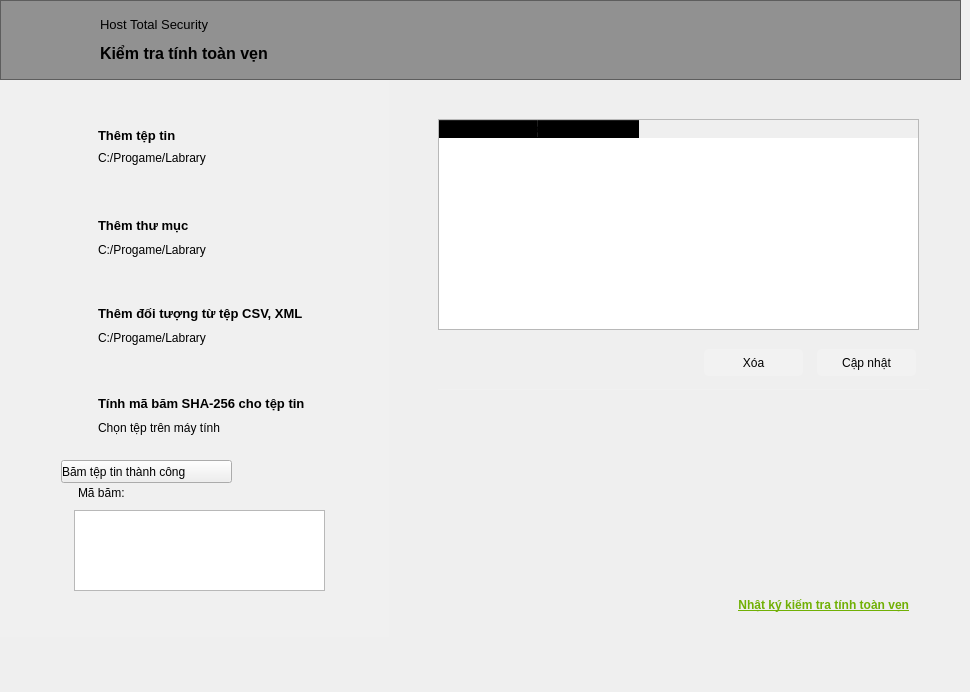
    <widget class="QWidget" name="page">
     <widget class="QFrame" name="frame_23">
      <property name="geometry">
       <rect>
        <x>0</x>
        <y>0</y>
        <width>961</width>
        <height>80</height>
       </rect>
      </property>
      <property name="styleSheet">
       <string notr="true">#frame_23{
background: rgba(51,51,51,0.5);
}</string>
      </property>
      <property name="frameShape">
       <enum>QFrame::StyledPanel</enum>
      </property>
      <property name="frameShadow">
       <enum>QFrame::Raised</enum>
      </property>
      <widget class="QLabel" name="back_file_system_3">
       <property name="geometry">
        <rect>
         <x>20</x>
         <y>10</y>
         <width>60</width>
         <height>60</height>
        </rect>
       </property>
       <property name="cursor">
        <cursorShape>PointingHandCursor</cursorShape>
       </property>
       <property name="text">
        <string/>
       </property>
       <property name="pixmap">
        <pixmap>icon/arrowhead_left.png</pixmap>
       </property>
      </widget>
      <widget class="QLabel" name="label_145">
       <property name="geometry">
        <rect>
         <x>100</x>
         <y>10</y>
         <width>231</width>
         <height>61</height>
        </rect>
       </property>
       <property name="text">
        <string>&lt;html&gt;&lt;head/&gt;&lt;body&gt;&lt;p&gt;&lt;span style=&quot; font-size:10pt;&quot;&gt;Host Total Security&lt;/span&gt;&lt;/p&gt;&lt;p&gt;&lt;span style=&quot; font-size:12pt; font-weight:600;&quot;&gt;Kiểm tra tính toàn vẹn&lt;/span&gt;&lt;/p&gt;&lt;/body&gt;&lt;/html&gt;</string>
       </property>
      </widget>
     </widget>
     <widget class="QWidget" name="widget_11" native="true">
      <property name="geometry">
       <rect>
        <x>-2</x>
        <y>79</y>
        <width>941</width>
        <height>604</height>
       </rect>
      </property>
      <widget class="QWidget" name="widget_12" native="true">
       <property name="geometry">
        <rect>
         <x>440</x>
         <y>30</y>
         <width>491</width>
         <height>281</height>
        </rect>
       </property>
       <property name="styleSheet">
        <string notr="true">#widget_12 {
border-bottom: 1px solid rgba(255,255,255,0.1);
}</string>
       </property>
       <widget class="QTableWidget" name="path_list">
        <property name="geometry">
         <rect>
          <x>0</x>
          <y>10</y>
          <width>481</width>
          <height>211</height>
         </rect>
        </property>
        <property name="styleSheet">
         <string notr="true">QHeaderView::section
{
  background-color: transparent;
  text-align: left;
  padding-left: 12px;
  
}

QTableWidget::item {
    padding-left: 10px;
  border: 0px;

}

QTableWidget::item::selected {
    background: rgba(255,255,255,0.05);
}
</string>
        </property>
        <column>
         <property name="text">
          <string>Danh sách tệp tin, thư mục cần kiểm tra</string>
         </property>
        </column>
        <column>
         <property name="text">
          <string/>
         </property>
        </column>
       </widget>
       <widget class="QPushButton" name="remove_file">
        <property name="geometry">
         <rect>
          <x>266</x>
          <y>240</y>
          <width>99</width>
          <height>27</height>
         </rect>
        </property>
        <property name="cursor">
         <cursorShape>PointingHandCursor</cursorShape>
        </property>
        <property name="styleSheet">
         <string notr="true">QPushButton {
background: rgba(255,255,255,0.2);
border-radius: 5px;
}

QPushButton::hover {
background: rgba(255,255,255,0.3);
}
</string>
        </property>
        <property name="text">
         <string>Xóa</string>
        </property>
       </widget>
       <widget class="QPushButton" name="update_file">
        <property name="geometry">
         <rect>
          <x>379</x>
          <y>240</y>
          <width>99</width>
          <height>27</height>
         </rect>
        </property>
        <property name="cursor">
         <cursorShape>PointingHandCursor</cursorShape>
        </property>
        <property name="styleSheet">
         <string notr="true">QPushButton {
background: rgba(255,255,255,0.2);
border-radius: 5px;
}

QPushButton::hover {
background: rgba(255,255,255,0.3);
}
</string>
        </property>
        <property name="text">
         <string>Cập nhật</string>
        </property>
       </widget>
      </widget>
      <widget class="QWidget" name="widget_13" native="true">
       <property name="geometry">
        <rect>
         <x>0</x>
         <y>1</y>
         <width>391</width>
         <height>557</height>
        </rect>
       </property>
       <property name="cursor">
        <cursorShape>PointingHandCursor</cursorShape>
       </property>
       <property name="styleSheet">
        <string notr="true">#widget_13{
background: rgba(255,255,255,0.05);
}</string>
       </property>
       <widget class="QWidget" name="select_file_xml" native="true">
        <property name="geometry">
         <rect>
          <x>30</x>
          <y>210</y>
          <width>341</width>
          <height>77</height>
         </rect>
        </property>
        <property name="minimumSize">
         <size>
          <width>0</width>
          <height>75</height>
         </size>
        </property>
        <property name="cursor">
         <cursorShape>PointingHandCursor</cursorShape>
        </property>
        <property name="styleSheet">
         <string notr="true">#select_file_xml:hover {
background: rgba(255,255,255,0.2);
border-radius: 5px;
}</string>
        </property>
        <widget class="QLabel" name="label_146">
         <property name="geometry">
          <rect>
           <x>30</x>
           <y>20</y>
           <width>25</width>
           <height>25</height>
          </rect>
         </property>
         <property name="text">
          <string/>
         </property>
         <property name="pixmap">
          <pixmap>icon/xml.png</pixmap>
         </property>
         <property name="scaledContents">
          <bool>true</bool>
         </property>
        </widget>
        <widget class="QLabel" name="label_164">
         <property name="geometry">
          <rect>
           <x>70</x>
           <y>16</y>
           <width>251</width>
           <height>16</height>
          </rect>
         </property>
         <property name="text">
          <string>&lt;html&gt;&lt;head/&gt;&lt;body&gt;&lt;p&gt;&lt;span style=&quot; font-size:10pt; font-weight:600;&quot;&gt;Thêm đối tượng từ tệp CSV, XML&lt;/span&gt;&lt;/p&gt;&lt;/body&gt;&lt;/html&gt;</string>
         </property>
        </widget>
        <widget class="QLabel" name="path_xml">
         <property name="geometry">
          <rect>
           <x>70</x>
           <y>40</y>
           <width>261</width>
           <height>16</height>
          </rect>
         </property>
         <property name="text">
          <string>C:/Progame/Labrary</string>
         </property>
        </widget>
       </widget>
       <widget class="QWidget" name="select_hash" native="true">
        <property name="geometry">
         <rect>
          <x>30</x>
          <y>300</y>
          <width>341</width>
          <height>77</height>
         </rect>
        </property>
        <property name="minimumSize">
         <size>
          <width>0</width>
          <height>75</height>
         </size>
        </property>
        <property name="cursor">
         <cursorShape>PointingHandCursor</cursorShape>
        </property>
        <property name="styleSheet">
         <string notr="true">#select_hash:hover {
background: rgba(255,255,255,0.2);
border-radius: 5px;
}</string>
        </property>
        <widget class="QLabel" name="label_152">
         <property name="geometry">
          <rect>
           <x>30</x>
           <y>20</y>
           <width>25</width>
           <height>25</height>
          </rect>
         </property>
         <property name="text">
          <string/>
         </property>
         <property name="pixmap">
          <pixmap>icon/hash-file.png</pixmap>
         </property>
         <property name="scaledContents">
          <bool>true</bool>
         </property>
        </widget>
        <widget class="QLabel" name="path_hash_file">
         <property name="geometry">
          <rect>
           <x>70</x>
           <y>40</y>
           <width>261</width>
           <height>16</height>
          </rect>
         </property>
         <property name="text">
          <string>Chọn tệp trên máy tính</string>
         </property>
        </widget>
        <widget class="QLabel" name="label_165">
         <property name="geometry">
          <rect>
           <x>70</x>
           <y>16</y>
           <width>251</width>
           <height>16</height>
          </rect>
         </property>
         <property name="text">
          <string>&lt;html&gt;&lt;head/&gt;&lt;body&gt;&lt;p&gt;&lt;span style=&quot; font-size:10pt; font-weight:600;&quot;&gt;Tính mã băm SHA-256 cho tệp tin&lt;/span&gt;&lt;/p&gt;&lt;/body&gt;&lt;/html&gt;</string>
         </property>
        </widget>
       </widget>
       <widget class="QWidget" name="select_file" native="true">
        <property name="geometry">
         <rect>
          <x>30</x>
          <y>30</y>
          <width>341</width>
          <height>75</height>
         </rect>
        </property>
        <property name="minimumSize">
         <size>
          <width>0</width>
          <height>75</height>
         </size>
        </property>
        <property name="cursor">
         <cursorShape>PointingHandCursor</cursorShape>
        </property>
        <property name="styleSheet">
         <string notr="true">#select_file:hover {
background: rgba(255,255,255,0.2);
border-radius: 5px;
}</string>
        </property>
        <widget class="QLabel" name="label_159">
         <property name="geometry">
          <rect>
           <x>30</x>
           <y>20</y>
           <width>20</width>
           <height>25</height>
          </rect>
         </property>
         <property name="text">
          <string/>
         </property>
         <property name="pixmap">
          <pixmap>icon/file-1294459_1280.png</pixmap>
         </property>
         <property name="scaledContents">
          <bool>true</bool>
         </property>
        </widget>
        <widget class="QLabel" name="label_160">
         <property name="geometry">
          <rect>
           <x>70</x>
           <y>18</y>
           <width>251</width>
           <height>16</height>
          </rect>
         </property>
         <property name="text">
          <string>&lt;html&gt;&lt;head/&gt;&lt;body&gt;&lt;p&gt;&lt;span style=&quot; font-size:10pt; font-weight:600;&quot;&gt;Thêm tệp tin&lt;/span&gt;&lt;/p&gt;&lt;/body&gt;&lt;/html&gt;</string>
         </property>
        </widget>
        <widget class="QLabel" name="path_file">
         <property name="geometry">
          <rect>
           <x>70</x>
           <y>40</y>
           <width>261</width>
           <height>16</height>
          </rect>
         </property>
         <property name="text">
          <string>C:/Progame/Labrary</string>
         </property>
        </widget>
       </widget>
       <widget class="QWidget" name="select_folder" native="true">
        <property name="geometry">
         <rect>
          <x>30</x>
          <y>120</y>
          <width>341</width>
          <height>75</height>
         </rect>
        </property>
        <property name="minimumSize">
         <size>
          <width>0</width>
          <height>75</height>
         </size>
        </property>
        <property name="cursor">
         <cursorShape>PointingHandCursor</cursorShape>
        </property>
        <property name="styleSheet">
         <string notr="true">#select_folder:hover {
background: rgba(255,255,255,0.2);
border-radius: 5px;
}</string>
        </property>
        <widget class="QLabel" name="label_161">
         <property name="geometry">
          <rect>
           <x>26</x>
           <y>20</y>
           <width>30</width>
           <height>25</height>
          </rect>
         </property>
         <property name="text">
          <string/>
         </property>
         <property name="pixmap">
          <pixmap>icon/Folder-Default-icon.png</pixmap>
         </property>
         <property name="scaledContents">
          <bool>true</bool>
         </property>
        </widget>
        <widget class="QLabel" name="path_folder">
         <property name="geometry">
          <rect>
           <x>70</x>
           <y>42</y>
           <width>261</width>
           <height>16</height>
          </rect>
         </property>
         <property name="text">
          <string>C:/Progame/Labrary</string>
         </property>
        </widget>
        <widget class="QLabel" name="label_163">
         <property name="geometry">
          <rect>
           <x>70</x>
           <y>18</y>
           <width>251</width>
           <height>16</height>
          </rect>
         </property>
         <property name="text">
          <string>&lt;html&gt;&lt;head/&gt;&lt;body&gt;&lt;p&gt;&lt;span style=&quot; font-size:10pt; font-weight:600;&quot;&gt;Thêm thư mục&lt;/span&gt;&lt;/p&gt;&lt;/body&gt;&lt;/html&gt;</string>
         </property>
        </widget>
       </widget>
       <widget class="QPushButton" name="alert_hash">
        <property name="geometry">
         <rect>
          <x>63</x>
          <y>380</y>
          <width>171</width>
          <height>23</height>
         </rect>
        </property>
        <property name="styleSheet">
         <string notr="true">QPushButton{
text-align: left;
}</string>
        </property>
        <property name="text">
         <string>Băm tệp tin thành công</string>
        </property>
        <property name="icon">
         <iconset>
          <normaloff>icon/check.png</normaloff>icon/check.png</iconset>
        </property>
       </widget>
       <widget class="QTextBrowser" name="code_hash">
        <property name="geometry">
         <rect>
          <x>76</x>
          <y>430</y>
          <width>251</width>
          <height>81</height>
         </rect>
        </property>
       </widget>
       <widget class="QLabel" name="hash">
        <property name="geometry">
         <rect>
          <x>80</x>
          <y>402</y>
          <width>121</width>
          <height>21</height>
         </rect>
        </property>
        <property name="text">
         <string>Mã băm:</string>
        </property>
       </widget>
      </widget>
      <widget class="QWidget" name="report_scan" native="true">
       <property name="geometry">
        <rect>
         <x>440</x>
         <y>320</y>
         <width>481</width>
         <height>191</height>
        </rect>
       </property>
       <property name="styleSheet">
        <string notr="true"/>
       </property>
       <widget class="QWidget" name="widget_14" native="true">
        <property name="geometry">
         <rect>
          <x>10</x>
          <y>10</y>
          <width>461</width>
          <height>51</height>
         </rect>
        </property>
        <widget class="QLabel" name="path_integrity_1">
         <property name="geometry">
          <rect>
           <x>10</x>
           <y>6</y>
           <width>311</width>
           <height>16</height>
          </rect>
         </property>
         <property name="text">
          <string/>
         </property>
        </widget>
        <widget class="QLabel" name="status_integrity_1">
         <property name="geometry">
          <rect>
           <x>10</x>
           <y>30</y>
           <width>271</width>
           <height>16</height>
          </rect>
         </property>
         <property name="text">
          <string>&lt;html&gt;&lt;head/&gt;&lt;body&gt;&lt;p&gt;&lt;br/&gt;&lt;/p&gt;&lt;/body&gt;&lt;/html&gt;</string>
         </property>
        </widget>
        <widget class="QLabel" name="time_report_integrity_1">
         <property name="geometry">
          <rect>
           <x>340</x>
           <y>6</y>
           <width>121</width>
           <height>20</height>
          </rect>
         </property>
         <property name="text">
          <string>&lt;html&gt;&lt;head/&gt;&lt;body&gt;&lt;p&gt;&lt;br/&gt;&lt;/p&gt;&lt;/body&gt;&lt;/html&gt;</string>
         </property>
        </widget>
       </widget>
       <widget class="QWidget" name="widget_16" native="true">
        <property name="geometry">
         <rect>
          <x>10</x>
          <y>70</y>
          <width>461</width>
          <height>51</height>
         </rect>
        </property>
        <widget class="QLabel" name="path_integrity_2">
         <property name="geometry">
          <rect>
           <x>10</x>
           <y>6</y>
           <width>311</width>
           <height>16</height>
          </rect>
         </property>
         <property name="text">
          <string/>
         </property>
        </widget>
        <widget class="QLabel" name="status_integrity_2">
         <property name="geometry">
          <rect>
           <x>10</x>
           <y>30</y>
           <width>271</width>
           <height>16</height>
          </rect>
         </property>
         <property name="text">
          <string>&lt;html&gt;&lt;head/&gt;&lt;body&gt;&lt;p&gt;&lt;br/&gt;&lt;/p&gt;&lt;/body&gt;&lt;/html&gt;</string>
         </property>
        </widget>
        <widget class="QLabel" name="time_report_integrity_2">
         <property name="geometry">
          <rect>
           <x>340</x>
           <y>6</y>
           <width>121</width>
           <height>20</height>
          </rect>
         </property>
         <property name="text">
          <string>&lt;html&gt;&lt;head/&gt;&lt;body&gt;&lt;p&gt;&lt;br/&gt;&lt;/p&gt;&lt;/body&gt;&lt;/html&gt;</string>
         </property>
        </widget>
       </widget>
       <widget class="QWidget" name="widget_24" native="true">
        <property name="geometry">
         <rect>
          <x>10</x>
          <y>130</y>
          <width>461</width>
          <height>51</height>
         </rect>
        </property>
        <widget class="QLabel" name="path_integrity_3">
         <property name="geometry">
          <rect>
           <x>10</x>
           <y>6</y>
           <width>311</width>
           <height>16</height>
          </rect>
         </property>
         <property name="text">
          <string/>
         </property>
        </widget>
        <widget class="QLabel" name="status_integrity_3">
         <property name="geometry">
          <rect>
           <x>10</x>
           <y>30</y>
           <width>271</width>
           <height>16</height>
          </rect>
         </property>
         <property name="text">
          <string>&lt;html&gt;&lt;head/&gt;&lt;body&gt;&lt;p&gt;&lt;br/&gt;&lt;/p&gt;&lt;/body&gt;&lt;/html&gt;</string>
         </property>
        </widget>
        <widget class="QLabel" name="time_report_integrity_3">
         <property name="geometry">
          <rect>
           <x>340</x>
           <y>6</y>
           <width>121</width>
           <height>20</height>
          </rect>
         </property>
         <property name="text">
          <string>&lt;html&gt;&lt;head/&gt;&lt;body&gt;&lt;p&gt;&lt;br/&gt;&lt;/p&gt;&lt;/body&gt;&lt;/html&gt;</string>
         </property>
        </widget>
       </widget>
      </widget>
      <widget class="QLabel" name="log_reports">
       <property name="geometry">
        <rect>
         <x>710</x>
         <y>516</y>
         <width>201</width>
         <height>20</height>
        </rect>
       </property>
       <property name="cursor">
        <cursorShape>PointingHandCursor</cursorShape>
       </property>
       <property name="text">
        <string>&lt;html&gt;&lt;head/&gt;&lt;body&gt;&lt;p align=&quot;right&quot;&gt;&lt;span style=&quot; font-weight:600; text-decoration: underline; color:#71b005;&quot;&gt;Nhật ký kiếm tra tính toàn vẹn&lt;/span&gt;&lt;/p&gt;&lt;/body&gt;&lt;/html&gt;</string>
       </property>
      </widget>
     </widget>
    </widget>
